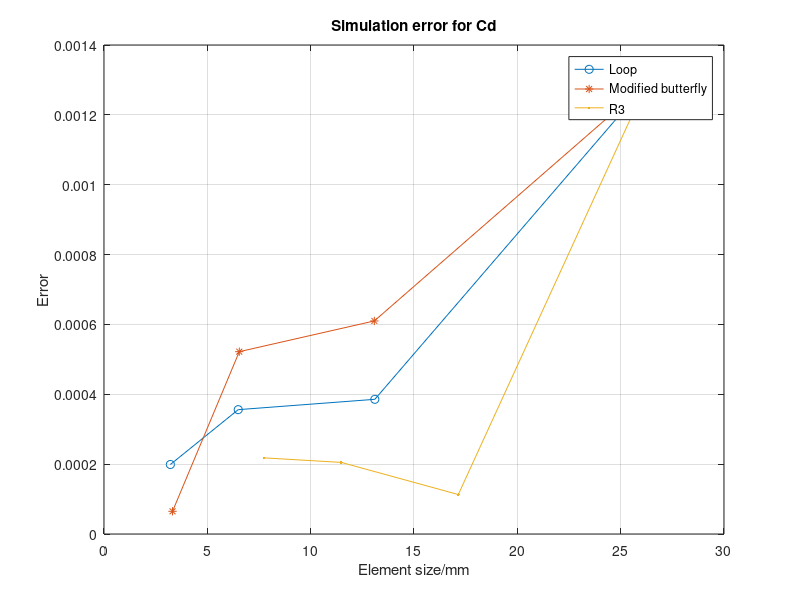
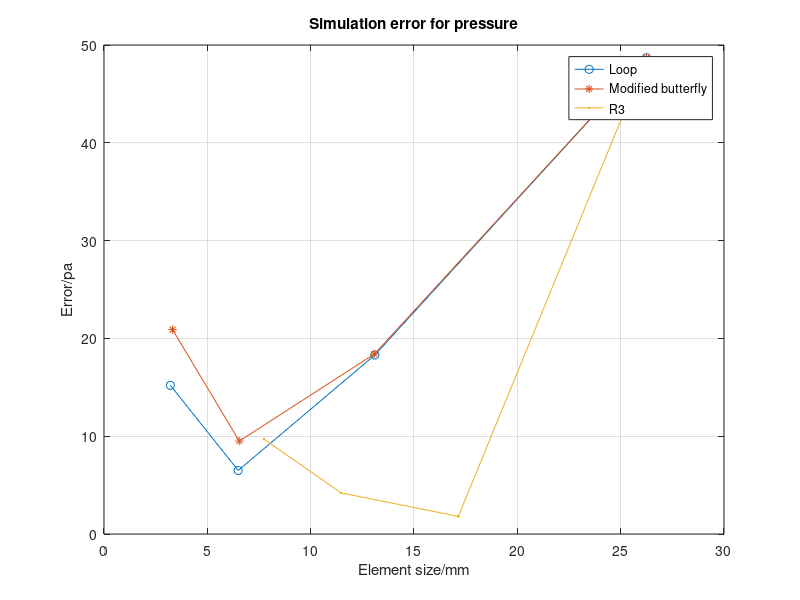
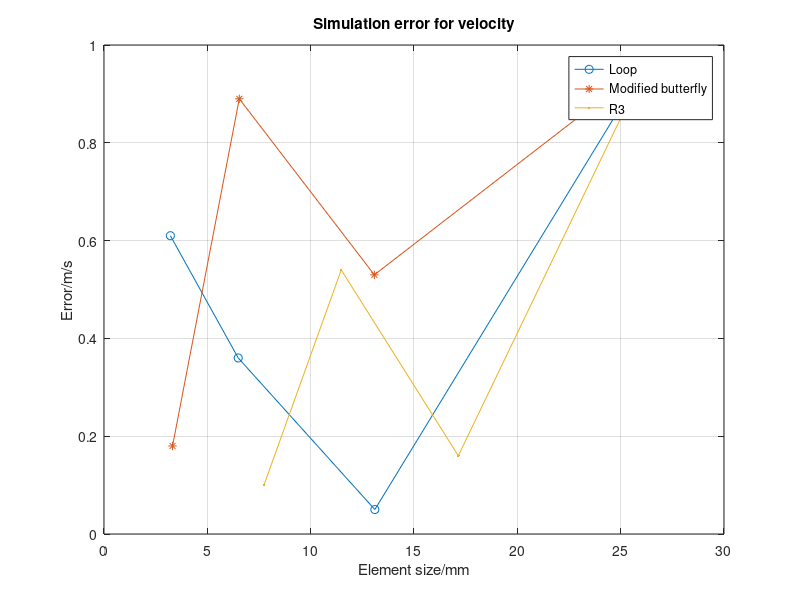

Here is the MATLAB script that generated these plots, in order:
clc
clear

%using limited resolution
%Regular sphere

cdLoop = [1.2889E-03 3.8560E-04	3.5600E-04	1.9900E-04];
cdMb   = [1.2889E-03 6.1000E-04	5.2200E-04	6.5000E-05];
cdRoot = [1.2889E-03 1.1300E-04	2.0500E-04	2.1800E-04];

%point at 0.12 0.14
pLoop = [4.8700E+01	1.8300E+01	6.5000E+00	1.5200E+01];
vLoop = [9.6000E-01	5.0000E-02	3.6000E-01	6.1000E-01];

pMb =  [4.8700E+01 1.8400E+01	9.5000E+00	2.0900E+01];
vMb =  [9.6000E-01 5.3000E-01	8.9000E-01	1.8000E-01];

pRoot = [4.8700E+01	1.8000E+00	4.2000E+00	9.7000E+00];
vRoot = [9.6000E-01	1.6000E-01	5.4000E-01	1.0000E-01];

hloop = [2.6249E+01	1.3105E+01	6.4943E+00	3.2115E+00];
hMb =   [2.6249E+01 1.3081E+01	6.5463E+00	3.3163E+00];
hRoot = [2.6249E+01 17.144	11.4794	7.7396];

x = [1,2,3,4];
figure(1)
plot(hloop,cdLoop,'o-');
hold on
plot(hMb,cdMb,'*-');
hold on
plot(hRoot,cdRoot,'.-');
grid on
title("Simulation error for Cd")
xlabel("Element size/mm")
ylabel("Error")
legend("Loop","Modified butterfly","R3");

figure(2)
plot(hloop,pLoop,'o-');
hold on
plot(hMb,pMb,'*-');
hold on
plot(hRoot,pRoot,'.-');
grid on
title("Simulation error for pressure")
xlabel("Element size/mm")
ylabel("Error/pa")
legend("Loop","Modified butterfly","R3");

figure(3)
plot(hloop,vLoop,'o-');
hold on
plot(hMb,vMb,'*-');
hold on
plot(hRoot,vRoot,'.-');
grid on
title("Simulation error for velocity")
xlabel("Element size/mm")
ylabel("Error/m/s")
legend("Loop","Modified butterfly","R3");
